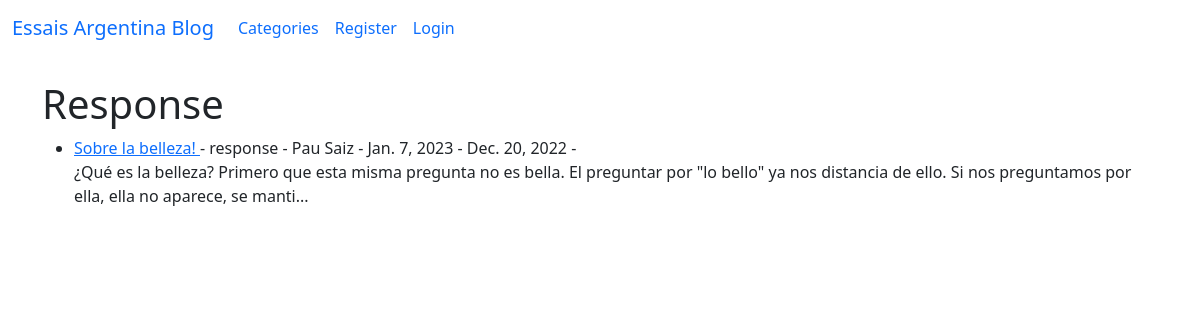
The app's page /category/response/, older data.
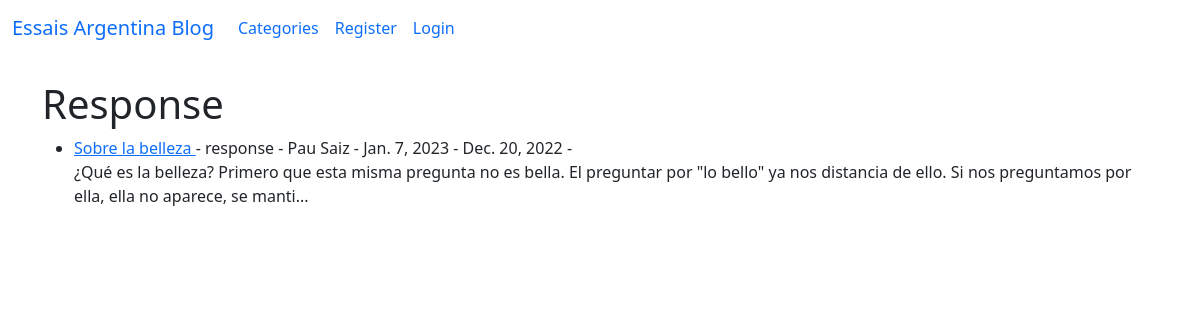
The same page, newer data.
### theblog/models.py (models this page shows, shortened)
class Post(models.Model):
    title = models.CharField(max_length=255)
    header_image = models.ImageField(null=True, blank=True, upload_to = "images/")
    title_tag = models.CharField(max_length=255)
    author = models.ForeignKey(User, on_delete=models.CASCADE)
    body = RichTextField(blank=True, null=True)
    post_date = models.DateField(auto_now_add=True)
    first_post_date = models.DateField(default = date.today())
    category = models.CharField(max_length= 255, default='uncategorized')
    snippet = models.CharField(max_length= 255)
    likes = models.ManyToManyField(User, related_name = 'blog_posts')

### theblog/views.py (the view)
# urls.py: path('category/<str:cats>/', CategoryView, name='category'),
def CategoryView(request, cats):
    category_posts = Post.objects.filter(category=cats.replace('-', ' '))
    return render(request, 'categories.html', {'cats' : cats.title().replace('-', ' '), 'category_posts' : category_posts})

### theblog/templates/categories.html (shortened to what this page needs)
{% extends 'base.html' %}
{% block content %}
{% if category_posts %}
    <h1>{{ cats }}</h1>
    <ul>
    {% for post in category_posts %}
                <li><a href="{% url 'article-detail' post.pk %}"> {{ post.title }} </a>
            - {{ post.category }}
            - {{ post.author.first_name }}
            {{post.author.last_name}} -
            {{post.post_date}} -
            {{post.first_post_date}} -
             {{post.author.email}}<br/>
            {{ post.body|slice:"200" | safe}}...
        </li>
    {% endfor %}
    </ul>
{% else %}
    <h2> Sorry this page does not exists... </h2>
{% endif %}
{% endblock %}

Row changes from the older to the newer data that the page shows:
changed Post "response": title "Sobre la belleza!" → "Sobre la belleza"
